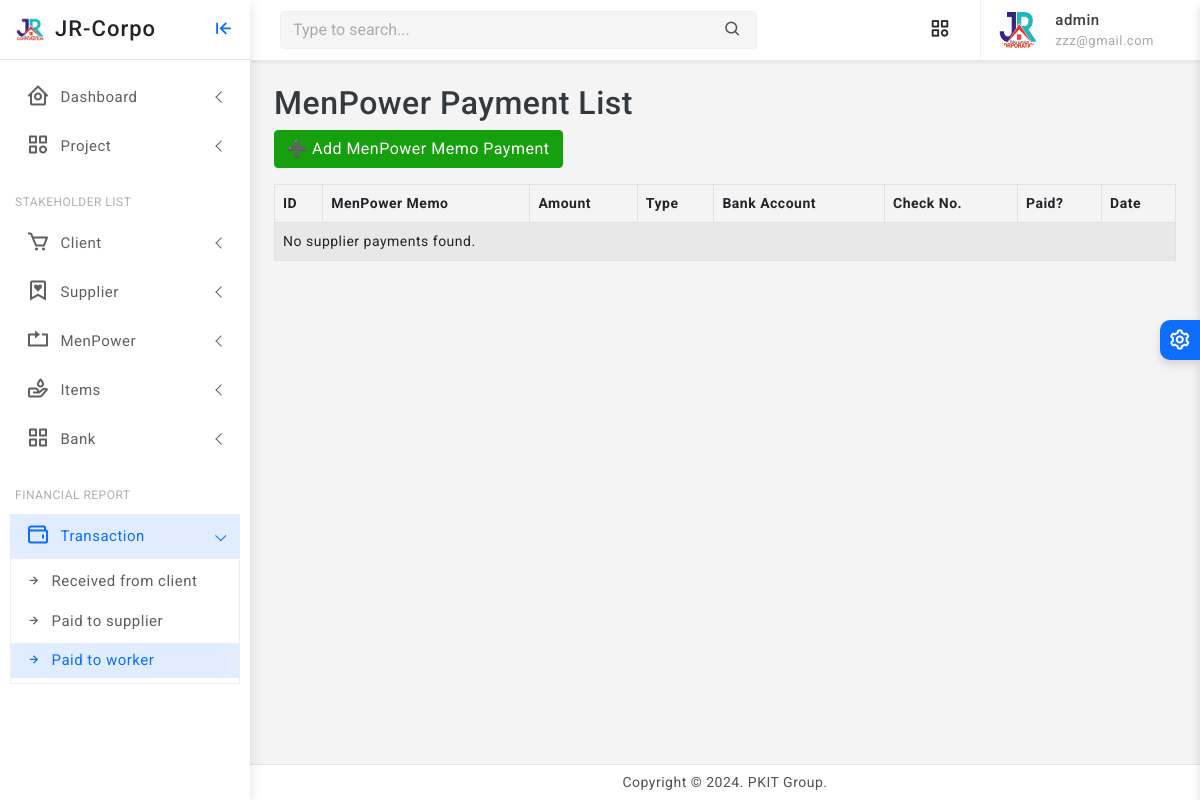
Page /menpower-payment/list/ (signed in) on the earlier database version.
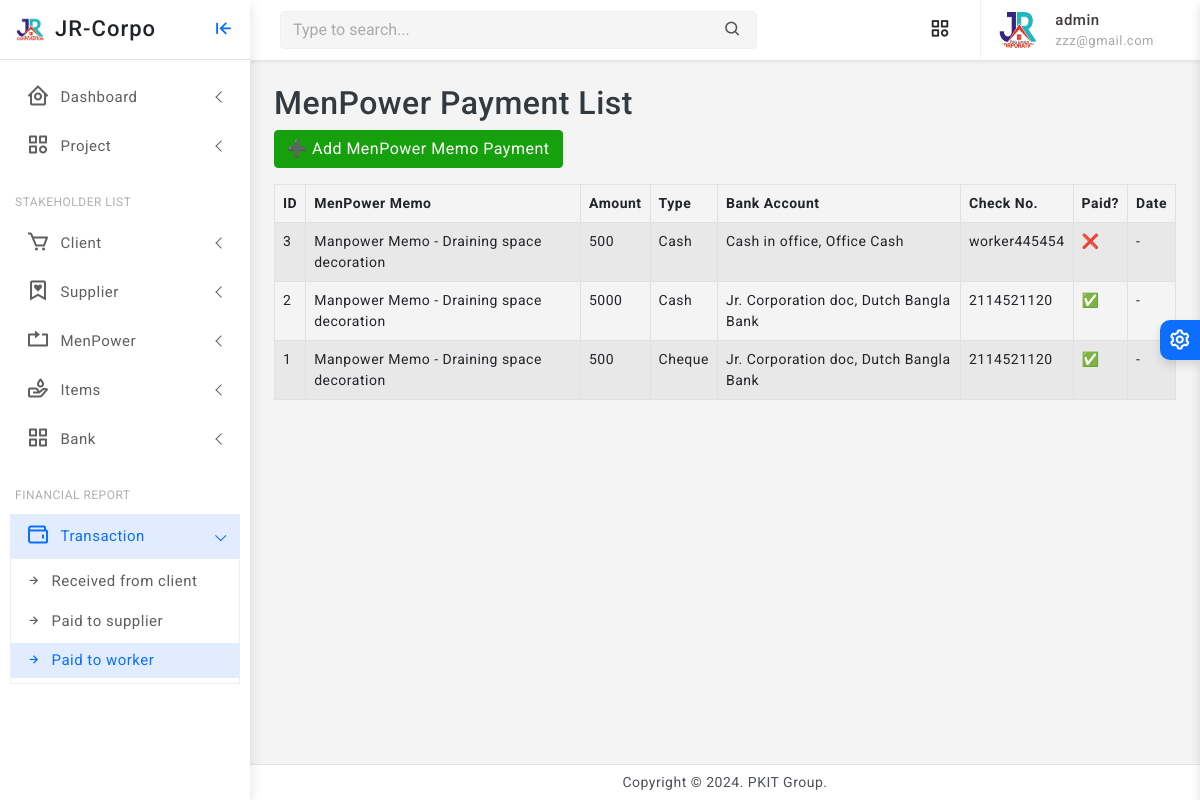
Same page on the later database version.
### finance/models.py (models this page shows, shortened)
class MenPowerPayment(models.Model):
    PAYMENT_TYPE_CHOICES = [
        ('CASH', 'Cash'),
        ('CHEQUE', 'Cheque'),
        ('FTGS', 'FTGS'),
        ('OTHER', 'Other'),
    ]
    menpowermemo = models.ForeignKey('core.ManpowerMemo', on_delete=models.CASCADE)
    amount = models.PositiveIntegerField()
    type = models.CharField(max_length=20, choices=PAYMENT_TYPE_CHOICES)
    bank_account = models.ForeignKey('BankAccount', on_delete=models.PROTECT)
    check_number = models.CharField(max_length=100, blank=True, null=True, help_text="Only fill this if payment is not Cash.")
    is_payment_done = models.BooleanField(default=False)

class BankAccount(models.Model):
    ACCOUNT_TYPES = [
        ('SAVINGS', 'Savings'),
        ('CURRENT', 'Current'),
        ('FIXED', 'Fixed Deposit'),
    ]
    bank = models.ForeignKey(Bank, on_delete=models.SET_NULL, null=True, blank=True, help_text="Select bank name")
    account_name = models.CharField(max_length=100, help_text="Account holder's name")
    account_number = models.CharField(max_length=50, unique=True)
    account_type = models.CharField(max_length=10, choices=ACCOUNT_TYPES, default='SAVINGS')
    balance = models.PositiveIntegerField(default=0)
    created_at = models.DateTimeField(auto_now_add=True)
    def __str__(self):
        return f"{self.account_name}, {self.bank}"
    class Meta:
        verbose_name = "Bank Account"
        verbose_name_plural = "Bank Accounts"

class Bank(models.Model):
    name = models.CharField(max_length=100)
    def __str__(self):
        return self.name

### core/models.py (models this page shows, shortened)
class ManpowerMemo(models.Model):
    project = models.ForeignKey(Project, on_delete=models.CASCADE, related_name='manpower_memos')
    worker = models.ForeignKey(MenPower, on_delete=models.CASCADE, related_name='memos')
    amount = models.PositiveIntegerField(default=0)
    payment_balance = models.PositiveIntegerField(default=0)
    created_at = models.DateTimeField(auto_now_add=True)
    updated_at = models.DateTimeField(auto_now=True)
    def __str__(self):
        return f"Manpower Memo - {self.project.name}"

class Project(models.Model):
    STATUS_CHOICES = [
        ('RUNNING', 'Running'),
        ('TRIAL', 'Trial Period'),
        ('CLOSED', 'Closed'),
        ('OTHER', 'Other'),
    ]
    company = models.ForeignKey(Company, on_delete=models.CASCADE, related_name='projects')
    name = models.CharField(max_length=255)
    location = models.CharField(max_length=255)
    approximate_bill = models.PositiveIntegerField(default=0)
    current_cost = models.PositiveIntegerField(default=0, null=True, blank=True)
    final_bill = models.PositiveIntegerField(default=0, null=True, blank=True)
    current_paid = models.PositiveIntegerField(default=0, null=True, blank=True)
    created_at = models.DateTimeField(auto_now_add=True)
    updated_at = models.DateTimeField(auto_now=True)
    status = models.CharField(max_length=10, null=True, blank=True, choices=STATUS_CHOICES, default='RUNNING')

### finance/views.py (the view)
# urls.py: path('menpower-payment/list/', views.menpower_payment_list, name='menpower_payment_list'),
@staff_required
def menpower_payment_list(request):
    payments = MenPowerPayment.objects.select_related('menpowermemo', 'bank_account').all().order_by('-id')
    return render(request, 'payment/menpower_payment_list.html', {'payments': payments})

### finance/views.py (called while the page is built)
def staff_required(view_func):
    return user_passes_test(lambda u: u.is_authenticated and u.is_staff)(view_func)

### finance/templates/payment/menpower_payment_list.html
{% extends 'partials/base0.html' %}
{% load static %}
{% block content %}
    <h2>MenPower Payment List</h2>
    <a href="{% url 'create_menpower_payment' %}" class="btn btn-success mb-3">➕ Add MenPower Memo Payment</a>
    <table class="table table-bordered table-striped">
        <thead>
            <tr>
                <th>ID</th>
                <th>MenPower Memo</th>
                <th>Amount</th>
                <th>Type</th>
                <th>Bank Account</th>
                <th>Check No.</th>
                <th>Paid?</th>
                <th>Date</th>
            </tr>
        </thead>
        <tbody>
            {% for payment in payments %}
                <tr>
                    <td>{{ payment.id }}</td>
                    <td>{{ payment.menpowermemo }}</td>
                    <td>{{ payment.amount }}</td>
                    <td>{{ payment.get_type_display }}</td>
                    <td>{{ payment.bank_account }}</td>
                    <td>{{ payment.check_number }}</td>
                    <td>{{ payment.is_payment_done|yesno:"✅,❌" }}</td>
                    <td>{{ payment.created_at|default:"-" }}</td>
                </tr>
            {% empty %}
                <tr>
                    <td colspan="8">No supplier payments found.</td>
                </tr>
            {% endfor %}
        </tbody>
    </table>
{% endblock %}

### templates/partials/base0.html (shortened to what the changed rows need)
<!doctype html>
<html lang="en">
{% load static %}
<head>
	<link href="{% static 'assets/plugins/vectormap/jquery-jvectormap-2.0.2.css' %}" rel="stylesheet"/>
	<link href="{% static 'assets/plugins/simplebar/css/simplebar.css' %}" rel="stylesheet" />
	<link href="{% static 'assets/plugins/perfect-scrollbar/css/perfect-scrollbar.css' %}" rel="stylesheet" />
	<link href="{% static 'assets/plugins/metismenu/css/metisMenu.min.css' %}" rel="stylesheet" />
	<link href="{% static 'assets/css/pace.min.css' %}" rel="stylesheet" />
	<link href="{% static 'assets/css/bootstrap.min.css' %}" rel="stylesheet">
	<link href="{% static 'assets/css/app.css' %}" rel="stylesheet">
	<link href="{% static 'assets/css/icons.css' %}" rel="stylesheet">
	<link rel="stylesheet" href="{% static 'assets/css/dark-theme.css' %}" />
	<link rel="stylesheet" href="{% static 'assets/css/semi-dark.css' %}" />
	<link rel="stylesheet" href="{% static 'assets/css/header-colors.css' %}" />
		<link rel="stylesheet" href="https://use.fontawesome.com/releases/v5.15.2/css/all.css"
>
</head>
<body>
	<div class="wrapper">
		<div class="sidebar-wrapper" data-simplebar="true">
			<div class="sidebar-header">
				<div>
				</div>
				<div>
				</div>
				<div class="toggle-icon ms-auto"><i class='bx bx-arrow-to-left'></i>
				</div>
			</div>
			<ul class="metismenu" id="menu">
				<li>
				</li>
				<li>
				</li>
				<li class="menu-label">Stakeholder List</li>
				<li>
				</li>
				<li>
				</li>
				<li>
				</li>
				<li>
				</li>
				<li>
				</li>
				<li class="menu-label">Financial Report</li>
				<li>
				</li>
			</ul>
		</div>
	<header>
			<div class="topbar d-flex align-items-center">
			</div>
	</header>
		<div class="page-wrapper">
			<div class="page-content">
				{% block content %}
				{% endblock %}
			</div>
		</div>
		<footer class="page-footer">
			<p class="mb-0">Copyright © 2024. PKIT Group.</p>
		</footer>
	</div>
</body>
</html>

Differences in the rows shown:
added MenPowerPayment: id "3", menpowermemo "Manpower Memo - Draining space decoration", amount "500", type "Cash", bank_account "Cash in office, Office Cash", check_number "worker445454", is_payment_done "❌", created_at "-"
added MenPowerPayment: id "2", menpowermemo "Manpower Memo - Draining space decoration", amount "5000", type "Cash", bank_account "Jr. Corporation doc, Dutch Bangla Bank", check_number "2114521120", is_payment_done "✅", created_at "-"
added MenPowerPayment: id "1", menpowermemo "Manpower Memo - Draining space decoration", amount "500", type "Cheque", bank_account "Jr. Corporation doc, Dutch Bangla Bank", check_number "2114521120", is_payment_done "✅", created_at "-"
Other differences:
text no longer shown: "No supplier payments found."
